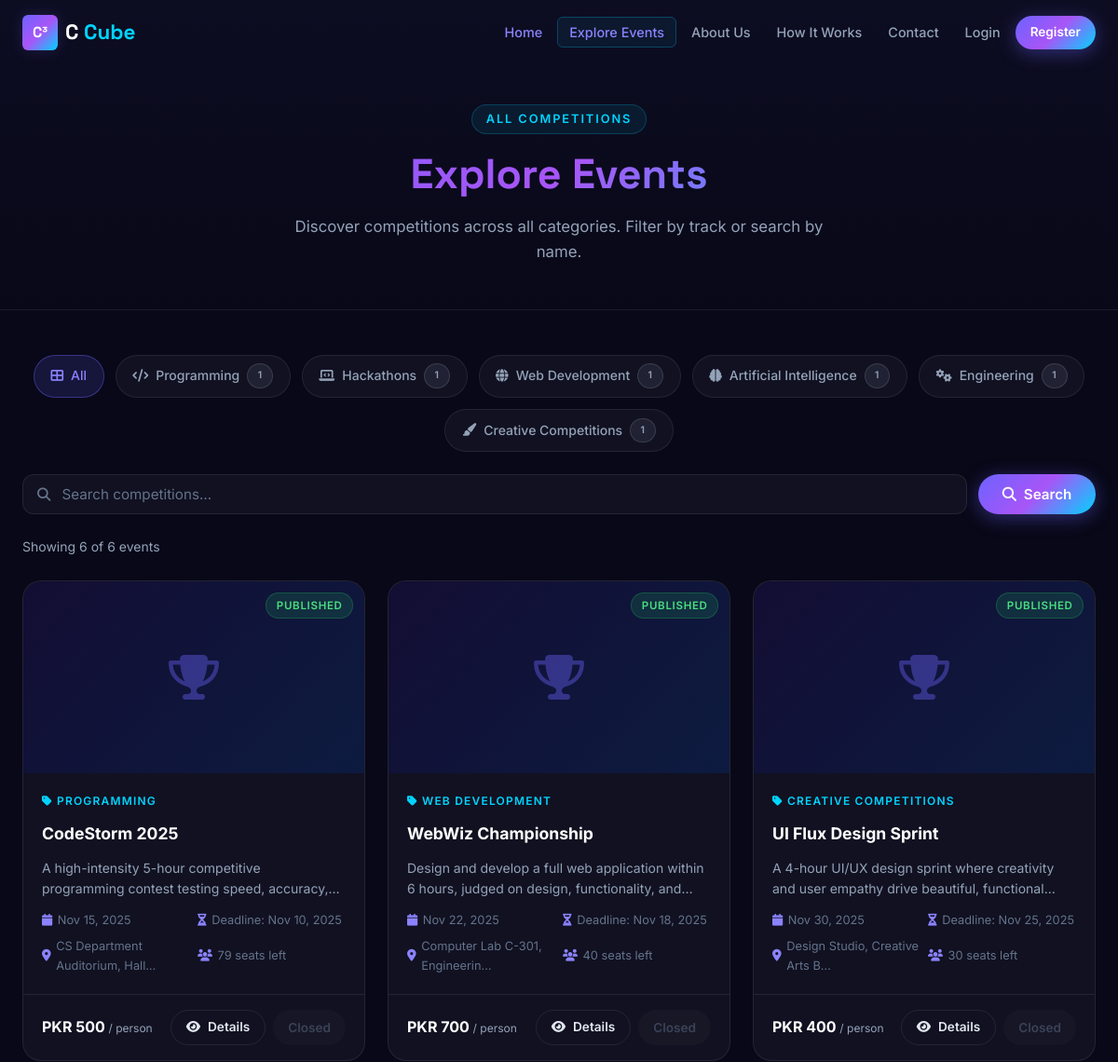
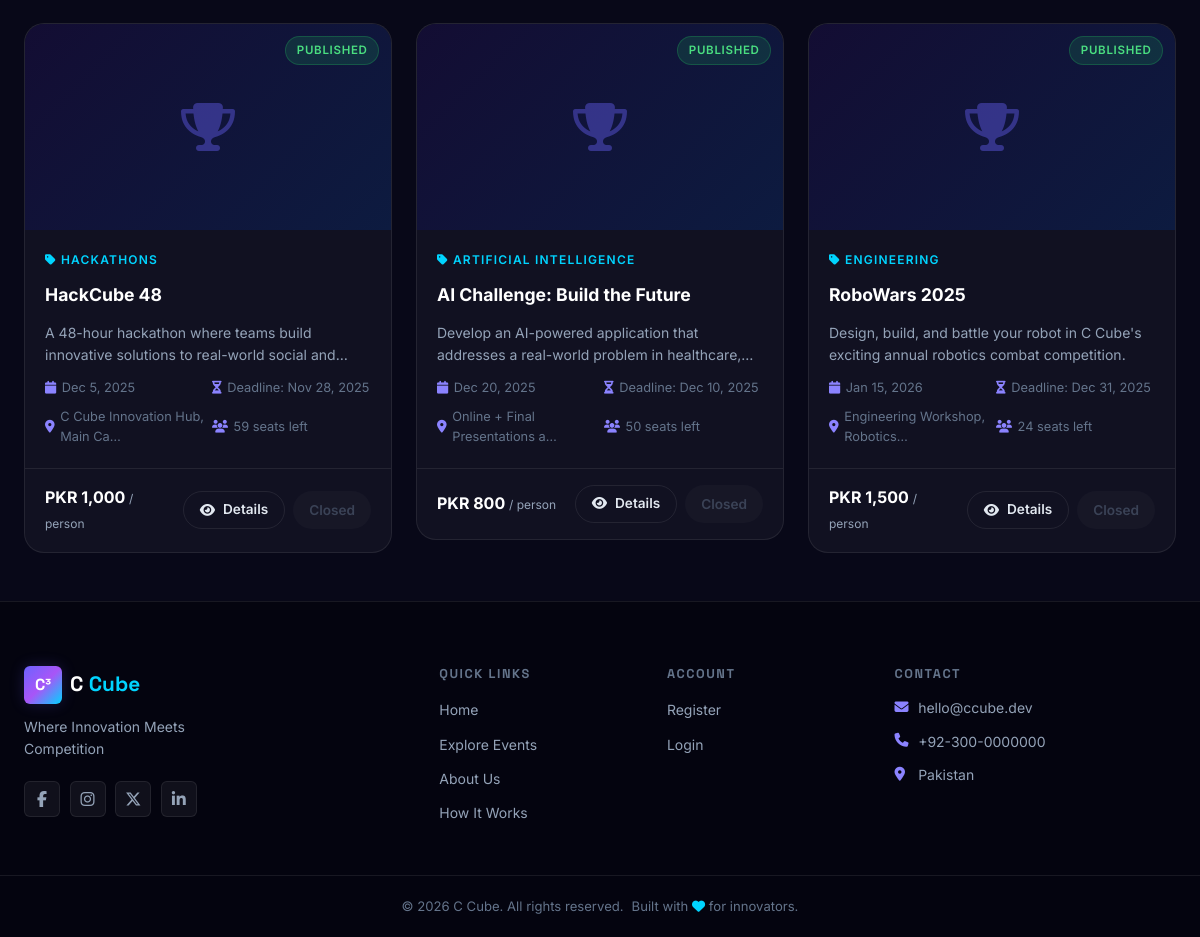
Screenshot of /events.php with the database file from the repository (2 pictures, top to bottom).
### tables this page shows
CREATE TABLE IF NOT EXISTS categories (
    id          INT UNSIGNED AUTO_INCREMENT PRIMARY KEY,
    name        VARCHAR(100) NOT NULL,
    slug        VARCHAR(120) NOT NULL,
    description TEXT         DEFAULT NULL,
    icon        VARCHAR(80)  DEFAULT 'fa-trophy',
    created_at  DATETIME     NOT NULL DEFAULT CURRENT_TIMESTAMP,
    UNIQUE KEY uq_categories_slug (slug)
);

CREATE TABLE IF NOT EXISTS events (
    id                    INT UNSIGNED AUTO_INCREMENT PRIMARY KEY,
    category_id           INT UNSIGNED DEFAULT NULL,
    title                 VARCHAR(200)  NOT NULL,
    slug                  VARCHAR(220)  NOT NULL,
    short_description     VARCHAR(400)  DEFAULT NULL,
    description           LONGTEXT      DEFAULT NULL,
    banner_path           VARCHAR(300)  DEFAULT NULL,
    event_date            DATETIME      DEFAULT NULL,
    registration_deadline DATETIME      DEFAULT NULL,
    venue                 VARCHAR(300)  DEFAULT NULL,
    registration_fee      DECIMAL(10,2) NOT NULL DEFAULT 0.00,
    capacity              INT UNSIGNED  DEFAULT NULL,
    minimum_team_size     TINYINT UNSIGNED NOT NULL DEFAULT 1,
    maximum_team_size     TINYINT UNSIGNED NOT NULL DEFAULT 1,
    eligibility           TEXT          DEFAULT NULL,
    rules                 TEXT          DEFAULT NULL,
    prize_information     TEXT          DEFAULT NULL,
    status                ENUM('draft','published','closed','cancelled') NOT NULL DEFAULT 'draft',
    created_at            DATETIME      NOT NULL DEFAULT CURRENT_TIMESTAMP,
    updated_at            DATETIME      NOT NULL DEFAULT CURRENT_TIMESTAMP ON UPDATE CURRENT_TIMESTAMP,
    UNIQUE KEY uq_events_slug (slug),
    INDEX idx_events_status (status),
    INDEX idx_events_date (event_date),
    INDEX idx_events_deadline (registration_deadline),
    CONSTRAINT fk_events_category FOREIGN KEY (category_id) REFERENCES categories(id) ON DELETE SET NULL
);

### config/database.php (called while the page is built, shortened)
<?php
function db(): PDO {
    static $pdo = null;
    if ($pdo === null) {
        $dsn = sprintf(
            'mysql:host=%s;port=%s;dbname=%s;charset=%s',
            DB_HOST, DB_PORT, DB_NAME, DB_CHARSET
        );
        $options = [
            PDO::ATTR_ERRMODE            => PDO::ERRMODE_EXCEPTION,
            PDO::ATTR_DEFAULT_FETCH_MODE => PDO::FETCH_ASSOC,
            PDO::ATTR_EMULATE_PREPARES   => false,
        ];
        try {
            $pdo = new PDO($dsn, DB_USER, DB_PASS, $options);
        } catch (PDOException $e) {
            error_log('[CCube DB] Connection failed: ' . $e->getMessage());
            http_response_code(503);
            die('<h2 style="font-family:sans-serif;text-align:center;margin-top:80px">Service temporarily unavailable. Please try again later.</h2>');
        }
    }
    return $pdo;
}

### events.php (the view, shortened to what this page needs)
<?php
require_once __DIR__ . '/includes/functions.php';
$pdo = db();
$search   = trim($_GET['search']   ?? '');
$cat_slug = trim($_GET['category'] ?? '');
$page     = max(1, (int)($_GET['page'] ?? 1));
$per_page = 9;
$categories = $pdo->query(
    "SELECT c.*, COUNT(e.id) AS event_count
     FROM categories c LEFT JOIN events e ON e.category_id=c.id AND e.status='published'
     GROUP BY c.id ORDER BY event_count DESC"
)->fetchAll();
$where_parts = ["e.status = 'published'"];
$params      = [];
$where = implode(' AND ', $where_parts);
$count_sql = "SELECT COUNT(*) FROM events e LEFT JOIN categories c ON e.category_id=c.id WHERE $where";
$data_sql  = "SELECT e.*, c.name AS category_name, c.icon AS category_icon
              FROM events e LEFT JOIN categories c ON e.category_id=c.id
              WHERE $where ORDER BY e.event_date ASC";
$stmt_c = $pdo->prepare($count_sql);
$stmt_c->execute($params);
$total = (int)$stmt_c->fetchColumn();
$pages = max(1, (int)ceil($total / $per_page));
$page  = max(1, min($page, $pages));
$stmt_d = $pdo->prepare($data_sql . " LIMIT $per_page OFFSET " . (($page-1)*$per_page));
$stmt_d->execute($params);
$events = $stmt_d->fetchAll();
require_once __DIR__ . '/includes/header.php';
?>
<div style="padding: 7rem 0 3rem; background: linear-gradient(180deg, #0d0d22, #080818); border-bottom: 1px solid rgba(255,255,255,0.06);">
  <div class="container">
    <div class="section-header mb-0" data-reveal>
      <span class="section-label">All Competitions</span>
      <h1 class="section-title">Explore Events</h1>
      <p class="section-subtitle">Discover competitions across all categories. Filter by track or search by name.</p>
    </div>
  </div>
</div>
<section class="section-sm">
  <div class="container">
    <div class="categories-scroll mb-3" data-reveal>
      <a href="<?= BASE_URL ?>events.php" class="cat-pill <?= !$cat_slug ? 'active' : '' ?>">
        <i class="fa fa-th-large"></i> All
      </a>
      <?php foreach ($categories as $cat): ?>
        <a href="<?= BASE_URL ?>events.php?category=<?= urlencode($cat['slug']) ?><?= $search ? '&search='.urlencode($search) : '' ?>"
           class="cat-pill <?= $cat['slug']===$cat_slug ? 'active' : '' ?>">
          <i class="fa <?= e($cat['icon']) ?>"></i> <?= e($cat['name']) ?>
          <span class="badge badge-secondary" style="font-size:0.65rem"><?= $cat['event_count'] ?></span>
        </a>
      <?php endforeach; ?>
    </div>
    <div class="search-bar" data-reveal>
      <form method="GET" action="" style="display:flex;gap:0.75rem;flex:1;flex-wrap:wrap">
        <div class="search-input-wrapper" style="flex:1;min-width:220px">
          <i class="fa fa-search"></i>
          <input type="text" name="search" class="form-control" placeholder="Search competitions…" value="<?= e($search) ?>">
        </div>
        <button type="submit" class="btn btn-primary"><i class="fa fa-search"></i> Search</button>
      </form>
    </div>
    <div class="text-sm text-muted mb-3">
      Showing <?= count($events) ?> of <?= $total ?> event<?= $total != 1 ? 's' : '' ?>
    </div>
    <?php if (empty($events)): ?>
      <div class="empty-state">
        <i class="fa fa-search"></i>
        <h3>No events found</h3>
        <p>Try adjusting your search or category filter.</p>
        <a href="<?= BASE_URL ?>events.php" class="btn btn-outline mt-2">Clear Filters</a>
      </div>
    <?php else: ?>
      <div class="events-grid" data-reveal-stagger>
        <?php foreach ($events as $event): ?>
          <div class="event-card-wrap" data-category="<?= e($cat_slug) ?>">
            <?php include __DIR__ . '/includes/event_card.php'; ?>
          </div>
        <?php endforeach; ?>
      </div>
    <?php endif; ?>
  </div>
</section>
<?php require_once __DIR__ . '/includes/footer.php'; ?>

### includes/event_card.php (shortened to what this page needs)
<?php
$cat_slug = $event['category_name']
    ? strtolower(preg_replace('/\s+/','-', trim($event['category_name'])))
    : 'general';
$open       = is_registration_open($event);
$seats_left = null;
if ($event['capacity']) {
    $stmt_seats = $pdo->prepare("SELECT COUNT(*) FROM registrations WHERE event_id=? AND registration_status NOT IN ('rejected','cancelled')");
    $stmt_seats->execute([$event['id']]);
    $seats_left = max(0, $event['capacity'] - (int)$stmt_seats->fetchColumn());
}
?>
<div class="event-card">
  <div class="event-card-banner">
    <?php if (!empty($event['banner_path']) && file_exists(BASE_PATH . '/' . $event['banner_path'])): ?>
      <img src="<?= BASE_URL . e($event['banner_path']) ?>" alt="<?= e($event['title']) ?>" loading="lazy">
    <?php else: ?>
      <div class="event-card-banner-placeholder">
        <i class="fa fa-<?= e($event['icon'] ?? 'trophy') ?>"></i>
      </div>
    <?php endif; ?>
    <div class="event-card-status"><?= status_badge($event['status']) ?></div>
  </div>
  <div class="event-card-body">
    <?php if ($event['category_name']): ?>
      <div class="event-card-category">
        <i class="fa fa-tag"></i> <?= e($event['category_name']) ?>
      </div>
    <?php endif; ?>
    <div class="event-card-title"><?= e($event['title']) ?></div>
    <div class="event-card-desc"><?= e($event['short_description'] ?? '') ?></div>
    <div class="event-card-meta">
      <?php if ($event['event_date']): ?>
        <span><i class="fa fa-calendar"></i> <?= fmt_date($event['event_date'], 'M j, Y') ?></span>
      <?php endif; ?>
      <?php if ($event['registration_deadline']): ?>
        <span><i class="fa fa-hourglass-half"></i> Deadline: <?= fmt_date($event['registration_deadline'], 'M j, Y') ?></span>
      <?php endif; ?>
      <?php if ($event['venue']): ?>
        <span><i class="fa fa-map-marker-alt"></i> <?= e(mb_substr($event['venue'], 0, 30)) ?>…</span>
      <?php endif; ?>
      <?php if ($seats_left !== null): ?>
        <span><i class="fa fa-users"></i> <?= $seats_left ?> seats left</span>
      <?php endif; ?>
    </div>
  </div>
  <div class="event-card-footer">
    <div class="event-fee">
      <?= fmt_money($event['registration_fee']) ?>
      <span>/ person</span>
    </div>
    <div class="d-flex gap-1">
      <a href="<?= BASE_URL ?>event-details.php?slug=<?= e($event['slug']) ?>" class="btn btn-outline btn-sm">
        <i class="fa fa-eye"></i> Details
      </a>
      <?php if ($open): ?>
        <a href="<?= BASE_URL ?>event-details.php?slug=<?= e($event['slug']) ?>#register" class="btn btn-primary btn-sm">
          <i class="fa fa-pen"></i> Register
        </a>
      <?php else: ?>
        <button class="btn btn-sm" style="background:rgba(255,255,255,0.05);color:var(--clr-text-faint);cursor:not-allowed" disabled>Closed</button>
      <?php endif; ?>
    </div>
  </div>
</div>

### includes/functions.php (shortened to what this page needs)
<?php
function e(string $s): string {
    return htmlspecialchars($s, ENT_QUOTES | ENT_SUBSTITUTE, 'UTF-8');
}
function setting(string $key, string $default = ''): string {
    static $cache = null;
    if ($cache === null) {
        try {
            $rows = db()->query("SELECT setting_key, setting_value FROM settings")->fetchAll();
            $cache = array_column($rows, 'setting_value', 'setting_key');
        } catch (Throwable) {
            $cache = [];
        }
    }
    return $cache[$key] ?? $default;
}
function fmt_date(string $dt, string $format = 'M j, Y'): string {
    try { return (new DateTime($dt))->format($format); } catch (Exception) { return $dt; }
}
function fmt_money(float $amount): string {
    $currency = setting('payment_currency', 'PKR');
    return $currency . ' ' . number_format($amount, 0);
}
function status_badge(string $status): string {
    $map = [
        'pending_payment'  => ['Pending Payment',   'badge-warning'],
        'pending_approval' => ['Pending Approval',  'badge-info'],
        'approved'         => ['Approved',           'badge-success'],
        'rejected'         => ['Rejected',           'badge-danger'],
        'cancelled'        => ['Cancelled',          'badge-secondary'],
        'not_submitted'    => ['Not Submitted',      'badge-warning'],
        'pending'          => ['Pending',            'badge-info'],
        'verified'         => ['Verified',           'badge-success'],
        'draft'            => ['Draft',              'badge-secondary'],
        'published'        => ['Published',          'badge-success'],
        'closed'           => ['Closed',             'badge-warning'],
        'active'           => ['Active',             'badge-success'],
        'inactive'         => ['Inactive',           'badge-secondary'],
        'banned'           => ['Banned',             'badge-danger'],
    ];
    [$label, $class] = $map[$status] ?? [ucfirst($status), 'badge-secondary'];
    return "<span class=\"badge {$class}\">" . e($label) . "</span>";
}
function is_registration_open(array $event): bool {
    if ($event['registration_deadline'] && strtotime($event['registration_deadline']) < time()) return false;
    return true;
}

### rows the page displays
categories: name "Programming", event_count "1"
categories: name "Hackathons", event_count "1"
categories: name "Web Development", event_count "1"
categories: name "Artificial Intelligence", event_count "1"
categories: name "Engineering", event_count "1"
categories: name "Creative Competitions", event_count "1"
events: category.name "PROGRAMMING", title "CodeStorm 2025", short_description "A high-intensity 5-hour competitive programming contest testing speed,…", event_date "Nov 15, 2025", registration_deadline "Nov 10, 2025", venue "CS Department Auditorium, Hall", seats_left "79", registration_fee "PKR 500"
events: category.name "WEB DEVELOPMENT", title "WebWiz Championship", short_description "Design and develop a full web application within 6 hours, judged on design, functionality,…", event_date "Nov 22, 2025", registration_deadline "Nov 18, 2025", venue "Computer Lab C-301, Engineerin", capacity "40", registration_fee "PKR 700"
events: category.name "CREATIVE COMPETITIONS", title "UI Flux Design Sprint", short_description "A 4-hour UI/UX design sprint where creativity and user empathy drive beautiful,…", event_date "Nov 30, 2025", registration_deadline "Nov 25, 2025", venue "Design Studio, Creative Arts B", capacity "30", registration_fee "PKR 400"
events: category.name "HACKATHONS", title "HackCube 48", short_description "A 48-hour hackathon where teams build innovative solutions to real-world social…", event_date "Dec 5, 2025", registration_deadline "Nov 28, 2025", venue "C Cube Innovation Hub, Main Ca", seats_left "59", registration_fee "PKR 1,000"
events: category.name "ARTIFICIAL INTELLIGENCE", title "AI Challenge: Build the Future", short_description "Develop an AI-powered application that addresses a real-world problem in…", event_date "Dec 20, 2025", registration_deadline "Dec 10, 2025", venue "Online + Final Presentations a", capacity "50", registration_fee "PKR 800"
events: category.name "ENGINEERING", title "RoboWars 2025", short_description "Design, build, and battle your robot in C Cube's exciting annual robotics combat competition.", event_date "Jan 15, 2026", registration_deadline "Dec 31, 2025", venue "Engineering Workshop, Robotics", capacity "24", registration_fee "PKR 1,500"

### other values shown
count($events) "6"
$total "6"
setting('site_tagline','Where Innovation Meets Competition') "Where Innovation Meets Competition"
setting('contact_email','hello@ccube.dev') "hello@ccube.dev"
setting('contact_phone','+92-300-0000000') "+92-300-0000000"
setting('contact_address','Pakistan') "Pakistan"
setting('site_name','C Cube') "C Cube"
